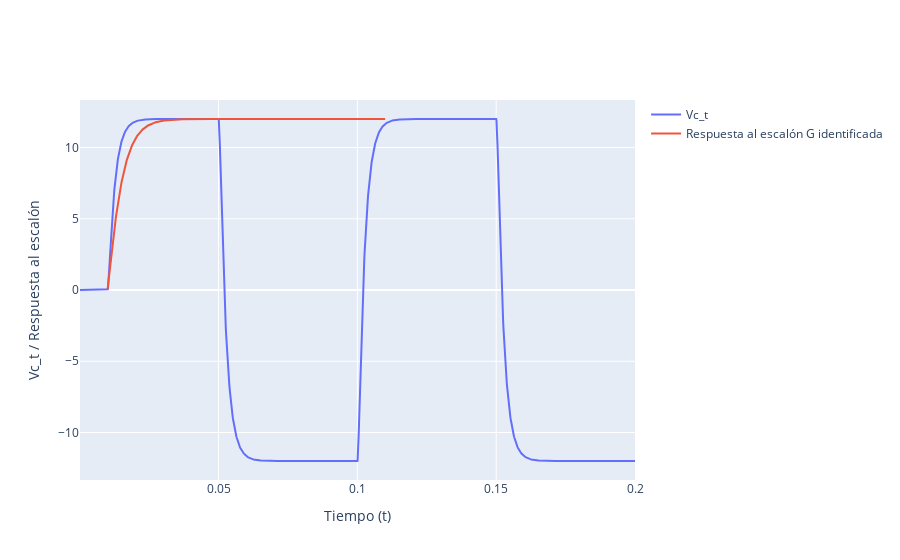

Write notebook code for a chart like this one.
### Code cell
import plotly.graph_objects as go

# Crear el gráfico para Vc_t y la respuesta al escalón del sistema identificado
fig = go.Figure()

# Agregar trazo para Vc_t
fig.add_trace(go.Scatter(
    x=t,
    y=Vc_t,
    mode='lines',
    name='Vc_t',
    hovertemplate='Tiempo: %{x:.2f}s, Vc_t: %{y:.2f}',
))

# Agregar trazo para la respuesta al escalón del sistema identificado
fig.add_trace(go.Scatter(
    x=t_id_delayed,
    y=y_id,
    mode='lines',
    name='Respuesta al escalón G identificada',
    hovertemplate='Tiempo: %{x:.2f}s, Respuesta al escalón: %{y:.2f}',
))

fig.update_layout(
    xaxis_title='Tiempo (t)',
    yaxis_title='Vc_t / Respuesta al escalón',
)

fig.show()

### Figure 1 — Plotly figure (JSON) as saved in the notebook; plotly's stock layout.template omitted (floating-point values rounded to 4 significant figures; data arrays with more than 128 entries replaced by an {"elided": "..."} marker saying what was removed)
{"data": [{"hovertemplate": "Tiempo: %{x:.2f}s, Vc_t: %{y:.2f}", "mode": "lines", "name": "Vc_t", "type": "scatter", "x": {"elided": "2000 float values"}, "y": {"elided": "2000 float values"}}, {"hovertemplate": "Tiempo: %{x:.2f}s, Respuesta al escalón: %{y:.2f}", "mode": "lines", "name": "Respuesta al escalón G identificada", "type": "scatter", "x": {"elided": "1000 float values"}, "y": {"elided": "1000 float values"}}], "layout": {"xaxis": {"title": {"text": "Tiempo (t)"}}, "yaxis": {"title": {"text": "Vc_t / Respuesta al escalón"}}}}
